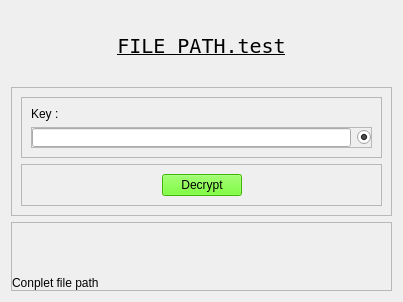
<?xml version="1.0" encoding="UTF-8"?>
<ui version="4.0">
 <class>Form</class>
 <widget class="QWidget" name="Form">
  <property name="geometry">
   <rect>
    <x>0</x>
    <y>0</y>
    <width>403</width>
    <height>302</height>
   </rect>
  </property>
  <property name="minimumSize">
   <size>
    <width>403</width>
    <height>302</height>
   </size>
  </property>
  <property name="maximumSize">
   <size>
    <width>1164</width>
    <height>560</height>
   </size>
  </property>
  <property name="windowTitle">
   <string>Form</string>
  </property>
  <layout class="QVBoxLayout" name="verticalLayout_3">
   <item>
    <widget class="QLabel" name="Label_FileName">
     <property name="font">
      <font>
       <family>Terminal</family>
       <pointsize>15</pointsize>
       <underline>true</underline>
      </font>
     </property>
     <property name="text">
      <string>FILE PATH.test</string>
     </property>
     <property name="alignment">
      <set>Qt::AlignCenter</set>
     </property>
    </widget>
   </item>
   <item>
    <widget class="QFrame" name="frame">
     <property name="frameShape">
      <enum>QFrame::StyledPanel</enum>
     </property>
     <property name="frameShadow">
      <enum>QFrame::Raised</enum>
     </property>
     <layout class="QVBoxLayout" name="verticalLayout_2">
      <item>
       <widget class="QFrame" name="frame_2">
        <property name="frameShape">
         <enum>QFrame::StyledPanel</enum>
        </property>
        <property name="frameShadow">
         <enum>QFrame::Raised</enum>
        </property>
        <layout class="QVBoxLayout" name="verticalLayout">
         <item>
          <widget class="QLabel" name="Key_Label">
           <property name="text">
            <string>Key :</string>
           </property>
           <property name="alignment">
            <set>Qt::AlignBottom|Qt::AlignLeading|Qt::AlignLeft</set>
           </property>
          </widget>
         </item>
         <item>
          <widget class="QFrame" name="frame_5">
           <property name="maximumSize">
            <size>
             <width>16777215</width>
             <height>21</height>
            </size>
           </property>
           <property name="frameShape">
            <enum>QFrame::StyledPanel</enum>
           </property>
           <property name="frameShadow">
            <enum>QFrame::Raised</enum>
           </property>
           <layout class="QHBoxLayout" name="horizontalLayout">
            <property name="leftMargin">
             <number>0</number>
            </property>
            <property name="topMargin">
             <number>0</number>
            </property>
            <property name="rightMargin">
             <number>0</number>
            </property>
            <property name="bottomMargin">
             <number>0</number>
            </property>
            <item>
             <widget class="QLineEdit" name="Key_Input">
              <property name="echoMode">
               <enum>QLineEdit::Password</enum>
              </property>
             </widget>
            </item>
            <item>
             <widget class="QRadioButton" name="Key_Radio">
              <property name="text">
               <string/>
              </property>
              <property name="checked">
               <bool>true</bool>
              </property>
             </widget>
            </item>
           </layout>
          </widget>
         </item>
        </layout>
       </widget>
      </item>
      <item>
       <widget class="QFrame" name="frame_3">
        <property name="frameShape">
         <enum>QFrame::StyledPanel</enum>
        </property>
        <property name="frameShadow">
         <enum>QFrame::Raised</enum>
        </property>
        <layout class="QHBoxLayout" name="horizontalLayout_3">
         <item>
          <spacer name="horizontalSpacer">
           <property name="orientation">
            <enum>Qt::Horizontal</enum>
           </property>
           <property name="sizeHint" stdset="0">
            <size>
             <width>126</width>
             <height>20</height>
            </size>
           </property>
          </spacer>
         </item>
         <item>
          <widget class="QPushButton" name="Decrypt_Button">
           <property name="styleSheet">
            <string notr="true">background-color: rgb(85, 255, 0);</string>
           </property>
           <property name="text">
            <string>Decrypt</string>
           </property>
          </widget>
         </item>
         <item>
          <spacer name="horizontalSpacer_2">
           <property name="orientation">
            <enum>Qt::Horizontal</enum>
           </property>
           <property name="sizeHint" stdset="0">
            <size>
             <width>126</width>
             <height>20</height>
            </size>
           </property>
          </spacer>
         </item>
        </layout>
       </widget>
      </item>
     </layout>
    </widget>
   </item>
   <item>
    <widget class="QFrame" name="frame_4">
     <property name="frameShape">
      <enum>QFrame::StyledPanel</enum>
     </property>
     <property name="frameShadow">
      <enum>QFrame::Raised</enum>
     </property>
     <layout class="QHBoxLayout" name="horizontalLayout_2">
      <property name="spacing">
       <number>0</number>
      </property>
      <property name="leftMargin">
       <number>0</number>
      </property>
      <property name="topMargin">
       <number>0</number>
      </property>
      <property name="rightMargin">
       <number>0</number>
      </property>
      <property name="bottomMargin">
       <number>0</number>
      </property>
      <item>
       <widget class="QLabel" name="Label_FIlePath">
        <property name="text">
         <string>Conplet file path</string>
        </property>
        <property name="alignment">
         <set>Qt::AlignBottom|Qt::AlignLeading|Qt::AlignLeft</set>
        </property>
       </widget>
      </item>
     </layout>
    </widget>
   </item>
  </layout>
 </widget>
 <resources/>
 <connections/>
</ui>
